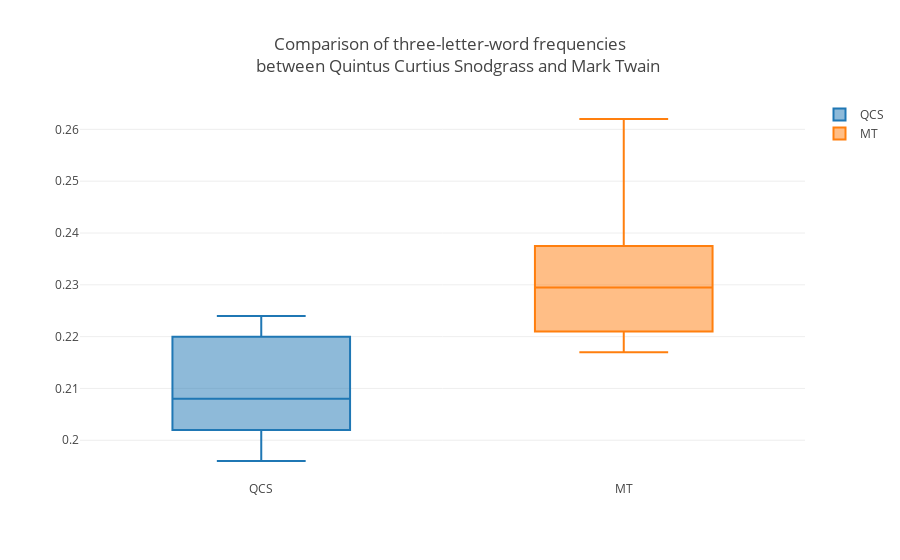

Write notebook code for a chart like this one.
### Markdown cell above
# Boxplots
- https://keepingupwiththequants.weebly.com/qcs-letters.html

### Code cell
import plotly.offline as pyo
import plotly.graph_objs as go

snodgrass = [.209,.205,.196,.210,.202,.207,.224,.223,.220,.201]
twain = [.225,.262,.217,.240,.230,.229,.235,.217]

data = [
    go.Box(
        y=snodgrass,
        name='QCS'
    ),
    go.Box(
        y=twain,
        name='MT'
    )
]
layout = go.Layout(
    title = 'Comparison of three-letter-word frequencies<br>\
    between Quintus Curtius Snodgrass and Mark Twain'
)
fig = go.Figure(data=data, layout=layout)
pyo.iplot(fig, filename='box3.html')

### Figure 1 — Plotly figure (JSON) as saved in the notebook; plotly's stock layout.template omitted (floating-point values rounded to 4 significant figures)
{"data": [{"name": "QCS", "type": "box", "y": [0.209, 0.205, 0.196, 0.21, 0.202, 0.207, 0.224, 0.223, 0.22, 0.201]}, {"name": "MT", "type": "box", "y": [0.225, 0.262, 0.217, 0.24, 0.23, 0.229, 0.235, 0.217]}], "layout": {"title": "Comparison of three-letter-word frequencies<br>    between Quintus Curtius Snodgrass and Mark Twain"}}
